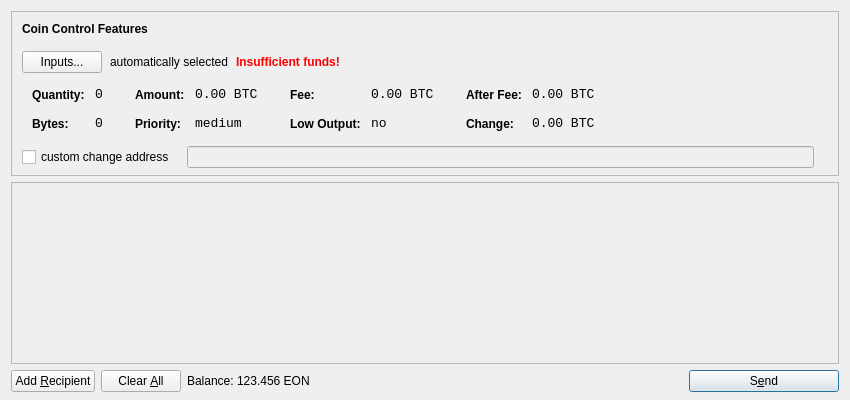
<?xml version="1.0" encoding="UTF-8"?>
<ui version="4.0">
 <class>SendCoinsDialog</class>
 <widget class="QDialog" name="SendCoinsDialog">
  <property name="geometry">
   <rect>
    <x>0</x>
    <y>0</y>
    <width>850</width>
    <height>400</height>
   </rect>
  </property>
  <property name="windowTitle">
   <string>Send Coins</string>
  </property>
  <layout class="QVBoxLayout" name="verticalLayout" stretch="0,1,0">
   <property name="bottomMargin">
    <number>8</number>
   </property>
   <item>
    <widget class="QFrame" name="frameCoinControl">
     <property name="sizePolicy">
      <sizepolicy hsizetype="Expanding" vsizetype="Expanding">
       <horstretch>0</horstretch>
       <verstretch>0</verstretch>
      </sizepolicy>
     </property>
     <property name="maximumSize">
      <size>
       <width>16777215</width>
       <height>16777215</height>
      </size>
     </property>
     <property name="frameShape">
      <enum>QFrame::StyledPanel</enum>
     </property>
     <property name="frameShadow">
      <enum>QFrame::Sunken</enum>
     </property>
     <layout class="QVBoxLayout" name="verticalLayoutCoinControl2">
      <property name="spacing">
       <number>-1</number>
      </property>
      <property name="leftMargin">
       <number>0</number>
      </property>
      <property name="topMargin">
       <number>0</number>
      </property>
      <property name="rightMargin">
       <number>0</number>
      </property>
      <property name="bottomMargin">
       <number>6</number>
      </property>
      <item>
       <layout class="QVBoxLayout" name="verticalLayoutCoinControl" stretch="0,0,0,0,1">
        <property name="spacing">
         <number>0</number>
        </property>
        <property name="leftMargin">
         <number>10</number>
        </property>
        <property name="topMargin">
         <number>10</number>
        </property>
        <item>
         <layout class="QHBoxLayout" name="horizontalLayoutCoinControl1">
          <property name="bottomMargin">
           <number>15</number>
          </property>
          <item>
           <widget class="QLabel" name="labelCoinControlFeatures">
            <property name="sizePolicy">
             <sizepolicy hsizetype="Preferred" vsizetype="Maximum">
              <horstretch>0</horstretch>
              <verstretch>0</verstretch>
             </sizepolicy>
            </property>
            <property name="font">
             <font>
              <weight>75</weight>
              <bold>true</bold>
             </font>
            </property>
            <property name="styleSheet">
             <string notr="true">font-weight:bold;</string>
            </property>
            <property name="text">
             <string>Coin Control Features</string>
            </property>
           </widget>
          </item>
         </layout>
        </item>
        <item>
         <layout class="QHBoxLayout" name="horizontalLayoutCoinControl2" stretch="0,0,0,0">
          <property name="spacing">
           <number>8</number>
          </property>
          <property name="bottomMargin">
           <number>10</number>
          </property>
          <item>
           <widget class="QPushButton" name="pushButtonCoinControl">
            <property name="styleSheet">
             <string notr="true"/>
            </property>
            <property name="text">
             <string>Inputs...</string>
            </property>
           </widget>
          </item>
          <item>
           <widget class="QLabel" name="labelCoinControlAutomaticallySelected">
            <property name="text">
             <string>automatically selected</string>
            </property>
            <property name="margin">
             <number>5</number>
            </property>
           </widget>
          </item>
          <item>
           <widget class="QLabel" name="labelCoinControlInsuffFunds">
            <property name="font">
             <font>
              <weight>75</weight>
              <bold>true</bold>
             </font>
            </property>
            <property name="styleSheet">
             <string notr="true">color:red;font-weight:bold;</string>
            </property>
            <property name="text">
             <string>Insufficient funds!</string>
            </property>
            <property name="margin">
             <number>5</number>
            </property>
           </widget>
          </item>
          <item>
           <spacer name="horizontalSpacerCoinControl">
            <property name="orientation">
             <enum>Qt::Horizontal</enum>
            </property>
            <property name="sizeHint" stdset="0">
             <size>
              <width>40</width>
              <height>1</height>
             </size>
            </property>
           </spacer>
          </item>
         </layout>
        </item>
        <item>
         <widget class="QWidget" name="widgetCoinControl" native="true">
          <property name="sizePolicy">
           <sizepolicy hsizetype="Preferred" vsizetype="Preferred">
            <horstretch>0</horstretch>
            <verstretch>0</verstretch>
           </sizepolicy>
          </property>
          <property name="minimumSize">
           <size>
            <width>0</width>
            <height>0</height>
           </size>
          </property>
          <property name="styleSheet">
           <string notr="true"/>
          </property>
          <layout class="QHBoxLayout" name="horizontalLayoutCoinControl5">
           <property name="margin">
            <number>0</number>
           </property>
           <item>
            <layout class="QHBoxLayout" name="horizontalLayoutCoinControl3" stretch="0,0,0,1">
             <property name="spacing">
              <number>20</number>
             </property>
             <property name="topMargin">
              <number>0</number>
             </property>
             <property name="bottomMargin">
              <number>10</number>
             </property>
             <item>
              <layout class="QFormLayout" name="formLayoutCoinControl1">
               <property name="horizontalSpacing">
                <number>10</number>
               </property>
               <property name="verticalSpacing">
                <number>14</number>
               </property>
               <property name="leftMargin">
                <number>10</number>
               </property>
               <property name="topMargin">
                <number>4</number>
               </property>
               <property name="rightMargin">
                <number>6</number>
               </property>
               <item row="0" column="0">
                <widget class="QLabel" name="labelCoinControlQuantityText">
                 <property name="styleSheet">
                  <string notr="true">font-weight:bold;</string>
                 </property>
                 <property name="text">
                  <string>Quantity:</string>
                 </property>
                 <property name="margin">
                  <number>0</number>
                 </property>
                </widget>
               </item>
               <item row="0" column="1">
                <widget class="QLabel" name="labelCoinControlQuantity">
                 <property name="font">
                  <font>
                   <family>Monospace</family>
                   <pointsize>10</pointsize>
                  </font>
                 </property>
                 <property name="cursor">
                  <cursorShape>IBeamCursor</cursorShape>
                 </property>
                 <property name="contextMenuPolicy">
                  <enum>Qt::ActionsContextMenu</enum>
                 </property>
                 <property name="text">
                  <string notr="true">0</string>
                 </property>
                 <property name="margin">
                  <number>0</number>
                 </property>
                 <property name="textInteractionFlags">
                  <set>Qt::LinksAccessibleByMouse|Qt::TextSelectableByKeyboard|Qt::TextSelectableByMouse</set>
                 </property>
                </widget>
               </item>
               <item row="1" column="0">
                <widget class="QLabel" name="labelCoinControlBytesText">
                 <property name="styleSheet">
                  <string notr="true">font-weight:bold;</string>
                 </property>
                 <property name="text">
                  <string>Bytes:</string>
                 </property>
                </widget>
               </item>
               <item row="1" column="1">
                <widget class="QLabel" name="labelCoinControlBytes">
                 <property name="font">
                  <font>
                   <family>Monospace</family>
                   <pointsize>10</pointsize>
                  </font>
                 </property>
                 <property name="cursor">
                  <cursorShape>IBeamCursor</cursorShape>
                 </property>
                 <property name="contextMenuPolicy">
                  <enum>Qt::ActionsContextMenu</enum>
                 </property>
                 <property name="text">
                  <string notr="true">0</string>
                 </property>
                 <property name="textInteractionFlags">
                  <set>Qt::LinksAccessibleByMouse|Qt::TextSelectableByKeyboard|Qt::TextSelectableByMouse</set>
                 </property>
                </widget>
               </item>
              </layout>
             </item>
             <item>
              <layout class="QFormLayout" name="formLayoutCoinControl2">
               <property name="horizontalSpacing">
                <number>10</number>
               </property>
               <property name="verticalSpacing">
                <number>14</number>
               </property>
               <property name="leftMargin">
                <number>6</number>
               </property>
               <property name="topMargin">
                <number>4</number>
               </property>
               <property name="rightMargin">
                <number>6</number>
               </property>
               <item row="0" column="0">
                <widget class="QLabel" name="labelCoinControlAmountText">
                 <property name="styleSheet">
                  <string notr="true">font-weight:bold;</string>
                 </property>
                 <property name="text">
                  <string>Amount:</string>
                 </property>
                 <property name="margin">
                  <number>0</number>
                 </property>
                </widget>
               </item>
               <item row="0" column="1">
                <widget class="QLabel" name="labelCoinControlAmount">
                 <property name="font">
                  <font>
                   <family>Monospace</family>
                   <pointsize>10</pointsize>
                  </font>
                 </property>
                 <property name="cursor">
                  <cursorShape>IBeamCursor</cursorShape>
                 </property>
                 <property name="contextMenuPolicy">
                  <enum>Qt::ActionsContextMenu</enum>
                 </property>
                 <property name="text">
                  <string notr="true">0.00 BTC</string>
                 </property>
                 <property name="textInteractionFlags">
                  <set>Qt::LinksAccessibleByMouse|Qt::TextSelectableByKeyboard|Qt::TextSelectableByMouse</set>
                 </property>
                </widget>
               </item>
               <item row="1" column="0">
                <widget class="QLabel" name="labelCoinControlPriorityText">
                 <property name="styleSheet">
                  <string notr="true">font-weight:bold;</string>
                 </property>
                 <property name="text">
                  <string>Priority:</string>
                 </property>
                </widget>
               </item>
               <item row="1" column="1">
                <widget class="QLabel" name="labelCoinControlPriority">
                 <property name="font">
                  <font>
                   <family>Monospace</family>
                   <pointsize>10</pointsize>
                  </font>
                 </property>
                 <property name="cursor">
                  <cursorShape>IBeamCursor</cursorShape>
                 </property>
                 <property name="contextMenuPolicy">
                  <enum>Qt::ActionsContextMenu</enum>
                 </property>
                 <property name="text">
                  <string>medium</string>
                 </property>
                 <property name="textInteractionFlags">
                  <set>Qt::LinksAccessibleByMouse|Qt::TextSelectableByKeyboard|Qt::TextSelectableByMouse</set>
                 </property>
                </widget>
               </item>
              </layout>
             </item>
             <item>
              <layout class="QFormLayout" name="formLayoutCoinControl3">
               <property name="horizontalSpacing">
                <number>10</number>
               </property>
               <property name="verticalSpacing">
                <number>14</number>
               </property>
               <property name="leftMargin">
                <number>6</number>
               </property>
               <property name="topMargin">
                <number>4</number>
               </property>
               <property name="rightMargin">
                <number>6</number>
               </property>
               <item row="0" column="0">
                <widget class="QLabel" name="labelCoinControlFeeText">
                 <property name="styleSheet">
                  <string notr="true">font-weight:bold;</string>
                 </property>
                 <property name="text">
                  <string>Fee:</string>
                 </property>
                 <property name="margin">
                  <number>0</number>
                 </property>
                </widget>
               </item>
               <item row="0" column="1">
                <widget class="QLabel" name="labelCoinControlFee">
                 <property name="font">
                  <font>
                   <family>Monospace</family>
                   <pointsize>10</pointsize>
                  </font>
                 </property>
                 <property name="cursor">
                  <cursorShape>IBeamCursor</cursorShape>
                 </property>
                 <property name="contextMenuPolicy">
                  <enum>Qt::ActionsContextMenu</enum>
                 </property>
                 <property name="text">
                  <string notr="true">0.00 BTC</string>
                 </property>
                 <property name="textInteractionFlags">
                  <set>Qt::LinksAccessibleByMouse|Qt::TextSelectableByKeyboard|Qt::TextSelectableByMouse</set>
                 </property>
                </widget>
               </item>
               <item row="1" column="0">
                <widget class="QLabel" name="labelCoinControlLowOutputText">
                 <property name="styleSheet">
                  <string notr="true">font-weight:bold;</string>
                 </property>
                 <property name="text">
                  <string>Low Output:</string>
                 </property>
                </widget>
               </item>
               <item row="1" column="1">
                <widget class="QLabel" name="labelCoinControlLowOutput">
                 <property name="font">
                  <font>
                   <family>Monospace</family>
                   <pointsize>10</pointsize>
                  </font>
                 </property>
                 <property name="cursor">
                  <cursorShape>IBeamCursor</cursorShape>
                 </property>
                 <property name="contextMenuPolicy">
                  <enum>Qt::ActionsContextMenu</enum>
                 </property>
                 <property name="text">
                  <string>no</string>
                 </property>
                 <property name="textInteractionFlags">
                  <set>Qt::LinksAccessibleByMouse|Qt::TextSelectableByKeyboard|Qt::TextSelectableByMouse</set>
                 </property>
                </widget>
               </item>
              </layout>
             </item>
             <item>
              <layout class="QFormLayout" name="formLayoutCoinControl4">
               <property name="horizontalSpacing">
                <number>10</number>
               </property>
               <property name="verticalSpacing">
                <number>14</number>
               </property>
               <property name="leftMargin">
                <number>6</number>
               </property>
               <property name="topMargin">
                <number>4</number>
               </property>
               <property name="rightMargin">
                <number>6</number>
               </property>
               <item row="0" column="0">
                <widget class="QLabel" name="labelCoinControlAfterFeeText">
                 <property name="styleSheet">
                  <string notr="true">font-weight:bold;</string>
                 </property>
                 <property name="text">
                  <string>After Fee:</string>
                 </property>
                 <property name="margin">
                  <number>0</number>
                 </property>
                </widget>
               </item>
               <item row="0" column="1">
                <widget class="QLabel" name="labelCoinControlAfterFee">
                 <property name="font">
                  <font>
                   <family>Monospace</family>
                   <pointsize>10</pointsize>
                  </font>
                 </property>
                 <property name="cursor">
                  <cursorShape>IBeamCursor</cursorShape>
                 </property>
                 <property name="contextMenuPolicy">
                  <enum>Qt::ActionsContextMenu</enum>
                 </property>
                 <property name="text">
                  <string notr="true">0.00 BTC</string>
                 </property>
                 <property name="textInteractionFlags">
                  <set>Qt::LinksAccessibleByMouse|Qt::TextSelectableByKeyboard|Qt::TextSelectableByMouse</set>
                 </property>
                </widget>
               </item>
               <item row="1" column="0">
                <widget class="QLabel" name="labelCoinControlChangeText">
                 <property name="styleSheet">
                  <string notr="true">font-weight:bold;</string>
                 </property>
                 <property name="text">
                  <string>Change:</string>
                 </property>
                </widget>
               </item>
               <item row="1" column="1">
                <widget class="QLabel" name="labelCoinControlChange">
                 <property name="font">
                  <font>
                   <family>Monospace</family>
                   <pointsize>10</pointsize>
                  </font>
                 </property>
                 <property name="cursor">
                  <cursorShape>IBeamCursor</cursorShape>
                 </property>
                 <property name="contextMenuPolicy">
                  <enum>Qt::ActionsContextMenu</enum>
                 </property>
                 <property name="text">
                  <string notr="true">0.00 BTC</string>
                 </property>
                 <property name="textInteractionFlags">
                  <set>Qt::LinksAccessibleByMouse|Qt::TextSelectableByKeyboard|Qt::TextSelectableByMouse</set>
                 </property>
                </widget>
               </item>
              </layout>
             </item>
            </layout>
           </item>
          </layout>
         </widget>
        </item>
        <item>
         <layout class="QHBoxLayout" name="horizontalLayoutCoinControl4" stretch="0,0,0">
          <property name="spacing">
           <number>12</number>
          </property>
          <property name="sizeConstraint">
           <enum>QLayout::SetDefaultConstraint</enum>
          </property>
          <property name="topMargin">
           <number>5</number>
          </property>
          <property name="rightMargin">
           <number>5</number>
          </property>
          <item>
           <widget class="QCheckBox" name="checkBoxCoinControlChange">
            <property name="text">
             <string>custom change address</string>
            </property>
           </widget>
          </item>
          <item>
           <widget class="QLineEdit" name="lineEditCoinControlChange">
            <property name="enabled">
             <bool>false</bool>
            </property>
            <property name="sizePolicy">
             <sizepolicy hsizetype="Expanding" vsizetype="Fixed">
              <horstretch>0</horstretch>
              <verstretch>0</verstretch>
             </sizepolicy>
            </property>
           </widget>
          </item>
          <item>
           <widget class="QLabel" name="labelCoinControlChangeLabel">
            <property name="sizePolicy">
             <sizepolicy hsizetype="Preferred" vsizetype="Expanding">
              <horstretch>0</horstretch>
              <verstretch>0</verstretch>
             </sizepolicy>
            </property>
            <property name="minimumSize">
             <size>
              <width>0</width>
              <height>0</height>
             </size>
            </property>
            <property name="text">
             <string/>
            </property>
            <property name="margin">
             <number>3</number>
            </property>
           </widget>
          </item>
         </layout>
        </item>
        <item>
         <spacer name="verticalSpacerCoinControl">
          <property name="orientation">
           <enum>Qt::Vertical</enum>
          </property>
          <property name="sizeHint" stdset="0">
           <size>
            <width>800</width>
            <height>1</height>
           </size>
          </property>
         </spacer>
        </item>
       </layout>
      </item>
     </layout>
    </widget>
   </item>
   <item>
    <widget class="QScrollArea" name="scrollArea">
     <property name="widgetResizable">
      <bool>true</bool>
     </property>
     <widget class="QWidget" name="scrollAreaWidgetContents">
      <property name="geometry">
       <rect>
        <x>0</x>
        <y>0</y>
        <width>830</width>
        <height>165</height>
       </rect>
      </property>
      <layout class="QVBoxLayout" name="verticalLayout_2">
       <property name="margin">
        <number>0</number>
       </property>
       <item>
        <layout class="QVBoxLayout" name="entries">
         <property name="spacing">
          <number>6</number>
         </property>
        </layout>
       </item>
       <item>
        <spacer name="verticalSpacer">
         <property name="orientation">
          <enum>Qt::Vertical</enum>
         </property>
         <property name="sizeHint" stdset="0">
          <size>
           <width>20</width>
           <height>40</height>
          </size>
         </property>
        </spacer>
       </item>
      </layout>
     </widget>
    </widget>
   </item>
   <item>
    <layout class="QHBoxLayout" name="horizontalLayout">
     <item>
      <widget class="QPushButton" name="addButton">
       <property name="toolTip">
        <string>Send to multiple recipients at once</string>
       </property>
       <property name="text">
        <string>Add &amp;Recipient</string>
       </property>
       <property name="icon">
        <iconset resource="../bitcoin.qrc">
         <normaloff>:/icons/add</normaloff>:/icons/add</iconset>
       </property>
       <property name="autoDefault">
        <bool>false</bool>
       </property>
      </widget>
     </item>
     <item>
      <widget class="QPushButton" name="clearButton">
       <property name="sizePolicy">
        <sizepolicy hsizetype="Minimum" vsizetype="Fixed">
         <horstretch>0</horstretch>
         <verstretch>0</verstretch>
        </sizepolicy>
       </property>
       <property name="toolTip">
        <string>Remove all transaction fields</string>
       </property>
       <property name="text">
        <string>Clear &amp;All</string>
       </property>
       <property name="icon">
        <iconset resource="../bitcoin.qrc">
         <normaloff>:/icons/remove</normaloff>:/icons/remove</iconset>
       </property>
       <property name="autoRepeatDelay">
        <number>300</number>
       </property>
       <property name="autoDefault">
        <bool>false</bool>
       </property>
      </widget>
     </item>
     <item>
      <layout class="QHBoxLayout" name="horizontalLayout_2">
       <property name="spacing">
        <number>3</number>
       </property>
       <item>
        <widget class="QLabel" name="label">
         <property name="text">
          <string>Balance:</string>
         </property>
        </widget>
       </item>
       <item>
        <widget class="QLabel" name="labelBalance">
         <property name="cursor">
          <cursorShape>IBeamCursor</cursorShape>
         </property>
         <property name="text">
          <string>123.456 EON</string>
         </property>
         <property name="textInteractionFlags">
          <set>Qt::LinksAccessibleByMouse|Qt::TextSelectableByKeyboard|Qt::TextSelectableByMouse</set>
         </property>
        </widget>
       </item>
      </layout>
     </item>
     <item>
      <spacer name="horizontalSpacer">
       <property name="orientation">
        <enum>Qt::Horizontal</enum>
       </property>
       <property name="sizeHint" stdset="0">
        <size>
         <width>40</width>
         <height>20</height>
        </size>
       </property>
      </spacer>
     </item>
     <item>
      <widget class="QPushButton" name="sendButton">
       <property name="minimumSize">
        <size>
         <width>150</width>
         <height>0</height>
        </size>
       </property>
       <property name="toolTip">
        <string>Confirm the send action</string>
       </property>
       <property name="text">
        <string>S&amp;end</string>
       </property>
       <property name="icon">
        <iconset resource="../bitcoin.qrc">
         <normaloff>:/icons/send</normaloff>:/icons/send</iconset>
       </property>
       <property name="default">
        <bool>true</bool>
       </property>
      </widget>
     </item>
    </layout>
   </item>
  </layout>
 </widget>
 <resources>
  <include location="../bitcoin.qrc"/>
 </resources>
 <connections/>
</ui>
